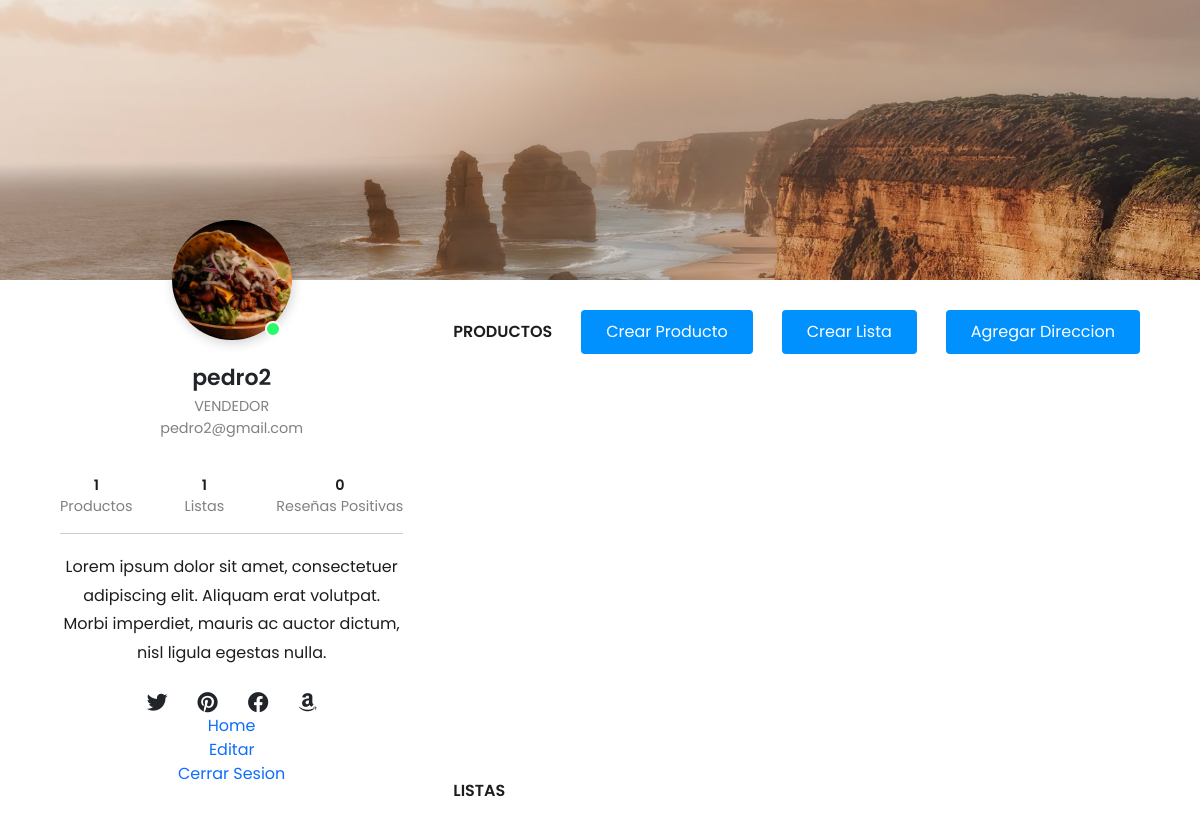
Page /PHP/profile.PHP (signed in) on the committed database.
### tables this page shows
CREATE TABLE `usuario` (
  `ID_USUARIO` int(11) NOT NULL,
  `unique_id` int(255) NOT NULL,
  `CORREO` varchar(30) NOT NULL,
  `CONTRASEÑA` varchar(30) NOT NULL,
  `NOMBRE_USUARIO` varchar(50) NOT NULL,
  `NOMBRE_PERSONAL` varchar(50) NOT NULL,
  `FECHA_NACIMIENTO` date NOT NULL,
  `SEXO` varchar(30) NOT NULL,
  `IMAGEN` varchar(255) NOT NULL,
  `ROL` int(11) NOT NULL
);

### PHP/profile.PHP (the view, shortened to what this page needs)
<?php
include("../PHP/CONEXION.php");
$USER = $_SESSION['USER'];
$sql = "SELECT * FROM usuario WHERE CORREO = '$USER'";
$result = mysqli_query($conn,$sql);
while($mostrar=mysqli_fetch_array($result)){
  $nombre = $mostrar['NOMBRE_USUARIO'];
  $rol = $mostrar['ROL'];
  $correo = $mostrar['CORREO'];
  $imagen = $mostrar['IMAGEN'];
}
if($rol == 3){
  $ROL = "VENDEDOR";
}
$sql3 = "SELECT * FROM usuario WHERE CORREO = '$USER'";
$result3 = mysqli_query($conn,$sql3);
while($mostrar=mysqli_fetch_array($result3)){
  $id = $mostrar['ID_USUARIO'];
}
$sql = "SELECT COUNT(*) as total FROM productos WHERE ID_USUARIO=$id";
$result = $conn->query($sql);
if ($result->num_rows > 0) {
  $row = $result->fetch_assoc();
  $totalRegistros = $row["total"];
} else {
  $totalRegistros =0;
}
$sql = "SELECT COUNT(*) as total FROM lista WHERE ID_USUARIO=$id";
$result2 = $conn->query($sql);
if ($result2->num_rows > 0) {
  $row = $result2->fetch_assoc();
  $totalListas = $row["total"];
} else {
  $totalListas =0;
}
?>
<!DOCTYPE html>
<html lang="en">
  <head>
    <link
      rel="stylesheet"
      href="https://cdnjs.cloudflare.com/ajax/libs/font-awesome/6.1.1/css/all.min.css"
    />
    <link href="https://cdn.jsdelivr.net/npm/bootstrap@5.0.2/dist/css/bootstrap.min.css" rel="stylesheet">
    <link rel="stylesheet" href="../Login_and_Register/profile_style.css" />
  </head>
  <body>
  <div class="header__wrapper">
      <header></header>
      <div class="cols__container">
        <div class="left__col">
          <div class="img__container">
          <?php echo '<img src="' . $imagen . '" alt="Usuario">'; ?>
            <span></span>
          </div>
          <h2><?php echo $nombre; ?></h2>
          <p><?php echo $ROL; ?></p>
          <p><?php echo $correo; ?></p>
          <ul class="about">
            <li><span><?php echo $totalRegistros; ?></span>Productos</li>
            <li><span><?php echo $totalListas; ?></span>Listas</li>
            <li><span>0</span>Reseñas Positivas</li>
          </ul>
          <div class="content">
            <p>
              Lorem ipsum dolor sit amet, consectetuer adipiscing elit. Aliquam
              erat volutpat. Morbi imperdiet, mauris ac auctor dictum, nisl
              ligula egestas nulla.
            </p>
            <ul>
              <li><i class="fab fa-twitter"></i></li>
              <i class="fab fa-pinterest"></i>
              <i class="fab fa-facebook"></i>
              <i class="fab fa-amazon"></i>
            </ul>
            <a href="../HOME/pagInicio.html">Home</a><br>
            <a href="../PHP/EDITAR_PERFIL.php">Editar</a><br>
            <a href="../PHP/CERRAR_SESSION.php">Cerrar Sesion</a>
          </div>
        </div>
        <div class="right__col">
          <nav>
            <ul>
              <li><a href="">Productos</a></li>
            </ul>
            <button onclick="openModal()" >Crear Producto</button>
            <button onclick="openModal2()" >Crear Lista</button>
            <button onclick="openModal3()" >Agregar Direccion</button>
          </nav>
          <div class="photos" id="photos">
          </div>
          <div class="right__col">
          <nav>
            <ul>
              <li><a href="">Listas</a></li>
            </ul>
            </nav>
            </div>
        </div>
      </div>
    </div>
  </body>
</html>

### Login_and_Register/profile_style.css (style rules this page uses)
body { width: 100%; margin: 0; padding: 0; box-sizing: border-box; min-height: 100vh; font-family: "Poppins", sans-serif; }
ul { list-style-type: none; margin: 0; padding: 0; display: flex; align-items: center; }
a { text-decoration: none; }
.header__wrapper header { width: 100%; background: url("Images/Index.jpg") no-repeat 50% 20% / cover; min-height: calc(100px + 15vw); }
.header__wrapper .cols__container .left__col { padding: 25px 20px; text-align: center; max-width: 350px; position: relative; margin: 0 auto; }
.header__wrapper .cols__container .left__col .img__container { position: absolute; top: -60px; left: 50%; transform: translatex(-50%); }
.header__wrapper .cols__container .left__col .img__container img { width: 120px; height: 120px; object-fit: cover; border-radius: 50%; display: block; box-shadow: 1px 3px 12px rgba(0, 0, 0, 0.18); }
.header__wrapper .cols__container .left__col .img__container span { position: absolute; background: #2afa6a; width: 16px; height: 16px; border-radius: 50%; bottom: 3px; right: 11px; border: 2px solid #fff; }
.header__wrapper .cols__container .left__col h2 { margin-top: 60px; font-weight: 600; font-size: 22px; margin-bottom: 5px; }
.header__wrapper .cols__container .left__col p { font-size: 0.9rem; color: #818181; margin: 0; }
.header__wrapper .cols__container .left__col .about { justify-content: space-between; position: relative; margin: 35px 0; }
.header__wrapper .cols__container .left__col .about li { display: flex; flex-direction: column; color: #818181; font-size: 0.9rem; }
.header__wrapper .cols__container .left__col .about li span { color: #1d1d1d; font-weight: 600; }
.header__wrapper .cols__container .left__col .about:after { position: absolute; content: ""; bottom: -16px; display: block; background: #cccccc; height: 1px; width: 100%; }
.header__wrapper .cols__container .content p { font-size: 1rem; color: #1d1d1d; line-height: 1.8em; }
.header__wrapper .cols__container .content ul { gap: 30px; justify-content: center; align-items: center; margin-top: 25px; }
.header__wrapper .cols__container .content ul li { display: flex; }
.header__wrapper .cols__container .content ul i { font-size: 1.3rem; }
.header__wrapper .cols__container .right__col nav { display: flex; align-items: center; padding: 30px 0; justify-content: space-between; flex-direction: column; }
.header__wrapper .cols__container .right__col nav ul { display: flex; gap: 20px; flex-direction: column; }
.header__wrapper .cols__container .right__col nav ul li a { text-transform: uppercase; color: #818181; }
.header__wrapper .cols__container .right__col nav ul li:nth-child(1) a { color: #1d1d1d; font-weight: 600; }
.header__wrapper .cols__container .right__col nav button { background: #0091ff; color: #fff; border: none; padding: 10px 25px; border-radius: 4px; cursor: pointer; margin-top: 20px; }
.header__wrapper .cols__container .right__col .photos { display: grid; grid-template-columns: repeat(auto-fill, minmax(190px, 1fr)); gap: 20px; }
@media (min-width: 868px) { .header__wrapper .cols__container { max-width: 1200px; margin: 0 auto; width: 90%; justify-content: space-between; display: grid; grid-template-columns: 1fr 2fr; gap: 50px; } }
@media (min-width: 868px) { .header__wrapper .cols__container .left__col { padding: 25px 0px; } }
@media (min-width: 868px) { .header__wrapper .cols__container .right__col nav ul { flex-direction: row; gap: 30px; } }
@media (min-width: 868px) { .header__wrapper .cols__container .right__col .photos { height: 365px; overflow: auto; padding: 0 0 30px; } }
@media (min-width: 1017px) { .header__wrapper .cols__container .left__col { margin: 0; margin-right: auto; } }
@media (min-width: 1017px) { .header__wrapper .cols__container .right__col nav { flex-direction: row; } }
@media (min-width: 1017px) { .header__wrapper .cols__container .right__col nav button { margin-top: 0; } }

### rows in the picture
usuario: IMAGEN (picture), NOMBRE_USUARIO "pedro2", ROL "VENDEDOR", CORREO "pedro2@gmail.com"

### other values in the picture
$totalRegistros "1"
$totalListas "1"
